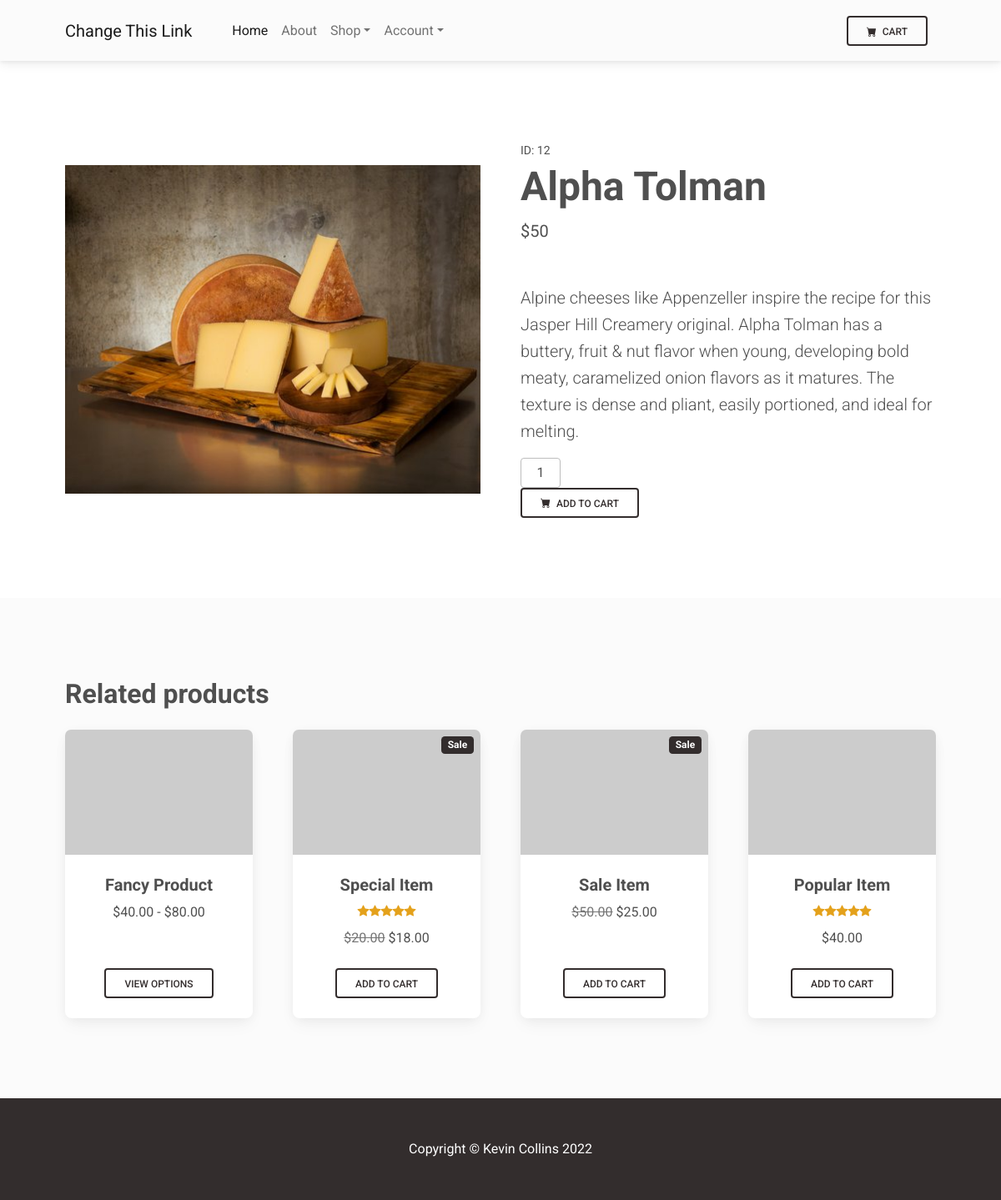
/item/12, run on the app's committed database.
### shop/models.py (models this page shows)
class Item(models.Model):
    created_at = models.DateTimeField(auto_now=True)
    updated_at = models.DateTimeField(auto_now_add=True)
    user = models.ForeignKey(User, on_delete=models.CASCADE, default=None)
    title = models.CharField(max_length=100)
    description = models.TextField(blank=True, max_length=500)
    price = models.IntegerField(default=1, validators=[MinValueValidator(1)])
    categories = models.ManyToManyField('Category', blank=True, related_name='items')
    image = models.ImageField(upload_to='images', blank=True)

### shop/views.py (the view)
# urls.py: path("item/<int:item_id>", views.item, name="item"),
def item(request, item_id):
    item = get_object_or_404(Item, id=item_id)
    return render(request, "shop/item.html", {"item": item})

### shop/templates/shop/item.html (shortened to what this page needs)
{% extends "shop/layout.html" %}
{% block main %}
<section class="py-5">
    <div class="container px-4 px-lg-5 my-5">
        <div class="row gx-4 gx-lg-5 align-items-center">
            <div class="col-md-6"><img class="card-img-top mb-5 mb-md-0" src="{{ item.image.url }}" alt="..." /></div>
            <div class="col-md-6">
                <div class="small mb-1">ID: {{item.id}}</div>
                <h1 class="display-5 fw-bolder">{{item.title}}</h1>
                <div class="fs-5 mb-5">
                    <span>${{item.price}}</span>
                </div>
                <p class="lead">{{ item.description }}</p>
                <div class="d-flex">
                    <form id="add-to-cart-form" action="{% url 'api-add-to-cart' item.id %}" method="post">
                    <input class="form-control text-center me-3" id="inputQuantity" name="inputQuantity" type="num" value="1" style="max-width: 3rem" />
                    <button id="add-to-cart-submit" class="btn btn-outline-dark flex-shrink-0" type="submit">
                        <i class="bi-cart-fill me-1"></i>
                        Add to cart
                    </button>
                    </form>
                </div>
            </div>
        </div>
    </div>
</section>
<section class="py-5 bg-light">
    <div class="container px-4 px-lg-5 mt-5">
        <h2 class="fw-bolder mb-4">Related products</h2>
        <div class="row gx-4 gx-lg-5 row-cols-2 row-cols-md-3 row-cols-xl-4 justify-content-center">
            <div class="col mb-5">
                <div class="card h-100">
                    <img class="card-img-top" src="https://dummyimage.com/450x300/dee2e6/6c757d.jpg" alt="..." />
                    <div class="card-body p-4">
                        <div class="text-center">
                            <h5 class="fw-bolder">Fancy Product</h5>
                            $40.00 - $80.00
                        </div>
                    </div>
                    <div class="card-footer p-4 pt-0 border-top-0 bg-transparent">
                        <div class="text-center"><a class="btn btn-outline-dark mt-auto" href="#">View options</a></div>
                    </div>
                </div>
            </div>
            <div class="col mb-5">
                <div class="card h-100">
                    <div class="badge bg-dark text-white position-absolute" style="top: 0.5rem; right: 0.5rem">Sale</div>
                    <img class="card-img-top" src="https://dummyimage.com/450x300/dee2e6/6c757d.jpg" alt="..." />
                    <div class="card-body p-4">
                        <div class="text-center">
                            <h5 class="fw-bolder">Special Item</h5>
                            <div class="d-flex justify-content-center small text-warning mb-2">
                                <div class="bi-star-fill"></div>
                                <div class="bi-star-fill"></div>
                                <div class="bi-star-fill"></div>
                                <div class="bi-star-fill"></div>
                                <div class="bi-star-fill"></div>
                            </div>
                            <span class="text-muted text-decoration-line-through">$20.00</span>
                            $18.00
                        </div>
                    </div>
                    <div class="card-footer p-4 pt-0 border-top-0 bg-transparent">
                        <div class="text-center"><a class="btn btn-outline-dark mt-auto" href="#">Add to cart</a></div>
                    </div>
                </div>
            </div>
            <div class="col mb-5">
                <div class="card h-100">
                    <div class="badge bg-dark text-white position-absolute" style="top: 0.5rem; right: 0.5rem">Sale</div>
                    <img class="card-img-top" src="https://dummyimage.com/450x300/dee2e6/6c757d.jpg" alt="..." />
                    <div class="card-body p-4">
                        <div class="text-center">
                            <h5 class="fw-bolder">Sale Item</h5>
                            <span class="text-muted text-decoration-line-through">$50.00</span>
                            $25.00
                        </div>
                    </div>
                    <div class="card-footer p-4 pt-0 border-top-0 bg-transparent">
                        <div class="text-center"><a class="btn btn-outline-dark mt-auto" href="#">Add to cart</a></div>
                    </div>
                </div>
            </div>
            <div class="col mb-5">
                <div class="card h-100">
                    <img class="card-img-top" src="https://dummyimage.com/450x300/dee2e6/6c757d.jpg" alt="..." />
                    <div class="card-body p-4">
                        <div class="text-center">
                            <h5 class="fw-bolder">Popular Item</h5>
                            <div class="d-flex justify-content-center small text-warning mb-2">
                                <div class="bi-star-fill"></div>
                                <div class="bi-star-fill"></div>
                                <div class="bi-star-fill"></div>
                                <div class="bi-star-fill"></div>
                                <div class="bi-star-fill"></div>
                            </div>
                            $40.00
                        </div>
                    </div>
                    <div class="card-footer p-4 pt-0 border-top-0 bg-transparent">
                        <div class="text-center"><a class="btn btn-outline-dark mt-auto" href="#">Add to cart</a></div>
                    </div>
                </div>
            </div>
        </div>
    </div>
</section>
{% endblock %}

### data on the page
Item: image (picture), id "12", title "Alpha Tolman", price "50", description "Alpine cheeses like Appenzeller inspire the recipe for this Jasper Hill Creamery original. Alpha Tolman has a buttery, fruit & nut flavor when young, developing bold meaty, caramelized onion flavors as it matures. The texture is dense and pliant, easily portioned, and ideal for melting."
